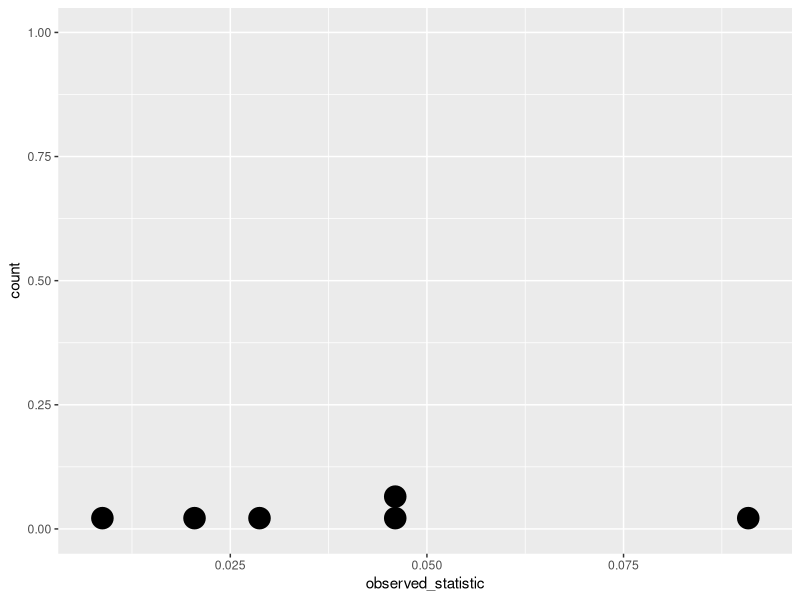

The R source for this figure:
## ---- chunk 1
#load library
library(ggplot2)
## ---- chunk 2
UCBAdmissions
## ---- chunk 3
percentadmitmale <-  rep(0, 6) #Create an empty vector for percent admitted males
percentadmitfemale <-  rep(0,6) #Create an empty vector percent admitted females 
numbermale <- rep(0,6)
numberfemale <- rep(0,6)
for (i in 1:6){ #Calculate the admitted percentage for males and females for each department
  dep <- UCBAdmissions[,,LETTERS[i]]
  numbermale[i] <- sum(dep[1,1], dep[1,2])
  numberfemale[i] <- sum(dep[2,1], dep[2,2])
  percentadmitmale[i] <- dep[1,1]/(dep[1,1] + dep[1,2])
  percentadmitfemale[i] <- dep[2,1]/(dep[2,1] + dep[2,2])
}
## ---- chunk 4
percentadmitfemale
percentadmitmale
## ---- chunk 5
observed_statistic = abs(percentadmitfemale - percentadmitmale)
observed_statistic
## ---- chunk 6
data.frame(observed_statistic)
ggplot(data.frame(observed_statistic)) + geom_dotplot(aes(observed_statistic))
## ---- chunk 7
p <- (percentadmitfemale *numberfemale + percentadmitmale * numbermale) / (numberfemale + numbermale)
p
## ---- chunk 8
SE <- sqrt(p*(1-p)*((1/numbermale) + (1/numberfemale)))
SE
## ---- chunk 9
z <- (percentadmitfemale - percentadmitmale)/SE
z
## ---- chunk 10
draw <- sample(c("FEMALE", "MALE"), 500, replace = TRUE)
## ---- chunk 11
f <- sum(draw=="FEMALE")
m <- sum(draw=="MALE")
## ---- chunk 12

